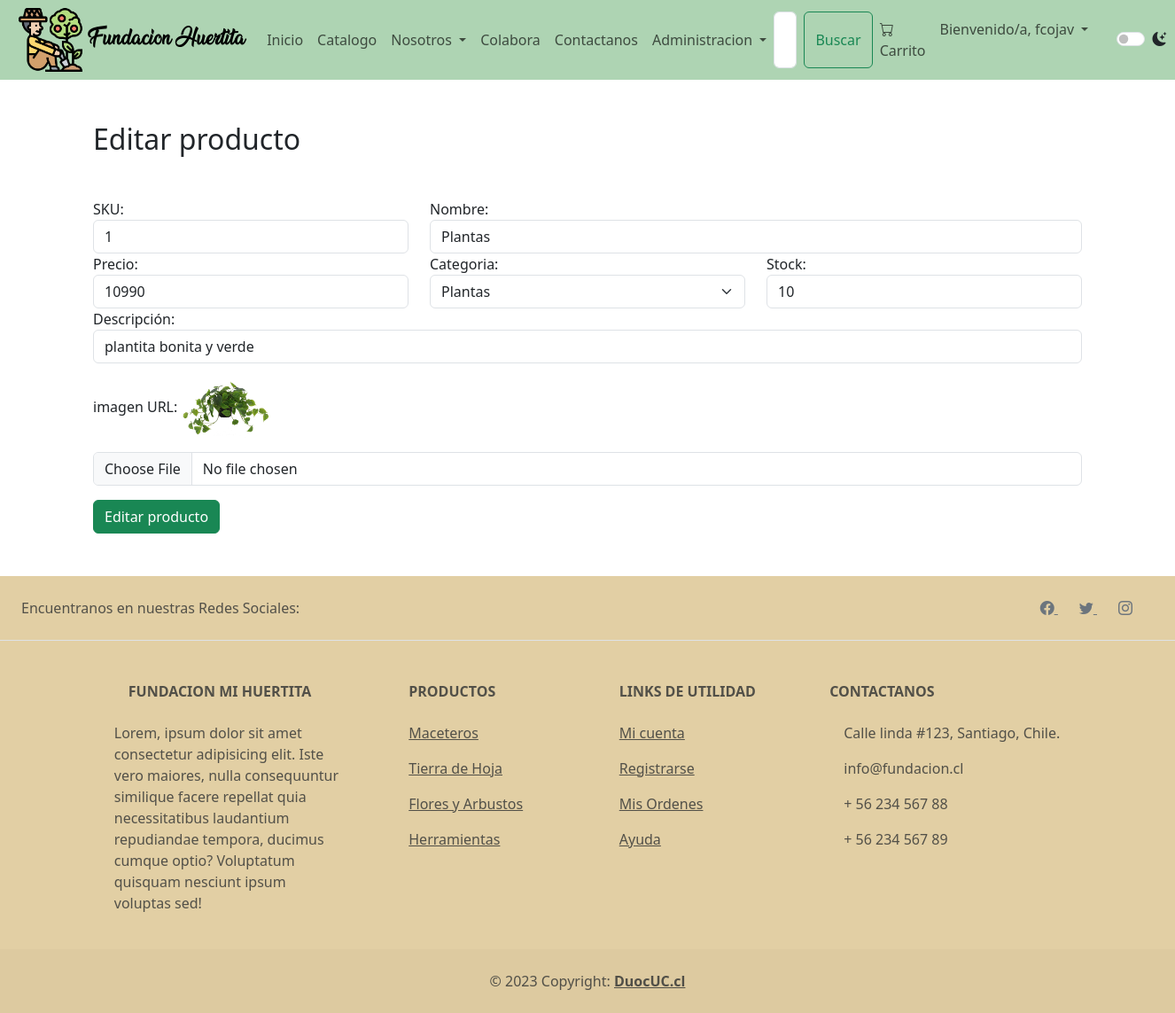
Screenshot of /editarProducto/1 (signed in) with the database file from the repository.
### apps/webHuertita/models.py (models this page shows, shortened)
class Usuario(AbstractUser):
    username = models.CharField(max_length=15, null=False)
    rut = models.CharField(max_length=10, primary_key=True)
    nombre = models.CharField(max_length=50, null=True)
    appaterno = models.CharField(max_length=50, null=True)
    apmaterno = models.CharField(max_length=50, null=True)
    genero = models.ForeignKey(Genero, on_delete=models.CASCADE,max_length=50, null=True)
    correo = models.EmailField(max_length=80, null=True)
    telefono = models.IntegerField(blank=True, null=True)
    celular = models.IntegerField(blank=True, null=True)
    contraseña = models.CharField(max_length=30, null=False)
    direccion = models.CharField(max_length=50, null=False)
    numero = models.IntegerField(blank=True, null=True)
    depto = models.IntegerField(blank=True, null=True)
    region = models.CharField(max_length=60, blank=True, null=True)
    ciudad = models.CharField(max_length=60, blank=True, null=True)
    comuna = models.CharField(max_length=60,blank=True, null=True)
    fecha_creacion = models.DateField(auto_now_add=True)
    img_perf = models.ImageField(upload_to='imagenesPerfiles')

class Producto(models.Model):
    id_producto = models.IntegerField(primary_key=True)
    nombre = models.CharField(max_length=50, null=False)
    precio = models.IntegerField(null=False)
    categoria_id = models.ForeignKey(Categoria,on_delete=models.CASCADE)
    stock = models.IntegerField(null=False)
    descripcion = models.CharField(max_length=150, null=False)
    img_url = models.ImageField(upload_to='imagenesProducto')
    fecha_agregar = models.DateField(auto_now_add=True)

### apps/webHuertita/views.py (the view)
# urls.py: path('editarProducto/<id>',views.cargarEditarProducto),
@login_required(login_url='login')
def cargarEditarProducto(request,id):
    producto = Producto.objects.get(id_producto = id)
    categorias = Categoria.objects.all()
    categoriaId = producto.categoria_id
    productoCategoriaId = Categoria.objects.get(id_categoria = categoriaId.id_categoria).id_categoria
    return render(request, "editarProducto.html",{"prod":producto,"cate":categorias,"categoriaId":productoCategoriaId})

### apps/webHuertita/context_processor.py (called while the page is built)
def total_carrito(request):
    total = 0
    if request.user.is_authenticated:
        if "carrito" in request.session.keys():
            for key, value in request.session["carrito"].items():
                total += int(value["acumulado"])
    return {"total_carrito": total}

### apps/webHuertita/templates/editarProducto.html (shortened to what this page needs)
{% extends './base.html' %}
{% block body %}
<div class="container mt-5 mb-5">
    <h2 class="mb-5">Editar producto</h2>
    <form action="/editarProductoForm" method="POST" enctype="multipart/form-data"> {% csrf_token %}
        <div class="row">
            <div class="col-md-4">
                <label for="txtSku">SKU:</label>
                <input readonly value="{{prod.id_producto}}" name="txtSku" id="txtSku" type="text" class="form-control">
            </div>
            <div class="col-md-8">
                <label for="txtNombre">Nombre:</label>
                <input value="{{prod.nombre}}" name="txtNombre" id="txtNombre" type="text" class="form-control">
            </div>
            <div class="col-md-4">
                <label for="txtPrecio">Precio:</label>
                <input value="{{prod.precio}}" name="txtPrecio" id="txtPrecio" type="text" class="form-control">
            </div>
            <div class="col-md-4">
                <label for="cmbCategoria">Categoria:</label>
                <select name="cmbCategoria" class="form-select" aria-label="Default select example">
                    {% for c in cate %}
                    <option {% if categoriaId == c.id_categoria  %} selected {% endif %} value="{{c.id_categoria}}">{{c.nombre_categoria}}</option>
                    {% endfor %}
                  </select>
            </div>
            <div class="col-md-4">
                <label for="txtStock">Stock:</label>
                <input value="{{prod.stock}}" name="txtStock" id="txtStock" type="text" class="form-control">
            </div>
            <div class="col-md-12">
                <label for="txtDescripcion">Descripción:</label>
                <input value="{{prod.descripcion}}" name="txtDescripcion" id="txtDescripcion" type="text" class="form-control">
            </div>
            <div class="col-md-12">
                <label for="txtImagen">imagen URL: </label>
                <img src="{{prod.img_url.url}}" alt="" height="100">
                <input name="txtImg" id="txtImg" type="file" class="form-control">
            </div>
        </div>
        <button class="btn btn-success mt-3">Editar producto</button>
    </form>
</div>
{% endblock %}

### apps/webHuertita/templates/base.html (shortened to what this page needs)
{% load static %}
<!DOCTYPE html>
<html lang="es">
<head>
    <link rel="stylesheet" href="https://cdn.jsdelivr.net/npm/bootstrap-icons@1.10.3/font/bootstrap-icons.css">
    <link href="https://cdn.jsdelivr.net/npm/bootstrap@5.3.0-alpha1/dist/css/bootstrap.min.css" rel="stylesheet">
    <link rel="stylesheet" href="{% static 'CSS/Style.css' %}">
</head>
  <nav class="navbar navbar-expand-lg bg-miColor">
    <div class="container-fluid">
      <img src="{% static 'IMG/main.png' %}" alt="Logo" width="80" height="74" class="d-inline-block align-text-top mx-lg-2" >
        <a class="navbar-brand" href="/index">Fundacion Huertita</a>
        <div class="collapse navbar-collapse" id="navbarSupportedContent">
            <ul class="navbar-nav me-auto mb-2 mb-lg-0">
                <li class="nav-item">
                    <a class="nav-link " aria-current="page" href="/index">Inicio</a>
                </li>
                <li class="nav-item">
                  <a class="nav-link " aria-current="page" href="/catalogo">Catalogo</a>
              </li>
                <li class="nav-item dropdown">
                    <a class="nav-link dropdown-toggle" href="#" role="button" data-bs-toggle="dropdown" aria-expanded="false">
                        Nosotros
                    </a>
                </li>
                <li class="nav-item">
                    <a class="nav-link " aria-current="page" href="/colabora">Colabora</a>
                </li>
                <li class="nav-item">
                    <a class="nav-link " aria-current="page" href="/contactanos">Contactanos</a>
                </li>
    {% if user.is_authenticated and user.is_superuser %}
    <li class="nav-item dropdown">
        <a class="nav-link dropdown-toggle" href="#" role="button" data-bs-toggle="dropdown" aria-expanded="false">
            Administracion
        </a>
    </li>
{% endif %}
            </ul>
            <div class="navbar-nav">
              <form class="d-flex me-auto" role="search">
                  <input class="form-control me-2" type="search" placeholder="Buscar..." aria-label="Buscar">
                  <button id="buscar" class="btn btn-outline-success" type="submit">Buscar</button>
              </form>
              <ul class="navbar-nav ms-auto me-4">
                <div class="navbar-nav">
                  <a class="nav-link" href="#" id="carritoPopover" role="button" data-bs-toggle="popover" data-bs-placement="bottom" data-bs-content="Contenido del carrito">
                    <i class="bi bi-cart"></i> Carrito
                </a>
    </div>
                  {% if user.is_authenticated %}
                      <li class="nav-item dropdown">
                          <a class="nav-link dropdown-toggle" href="#" role="button" data-bs-toggle="dropdown" aria-expanded="false">
                              Bienvenido/a, {{ user.username }}
                          </a>
                      </li>
                  {% endif %}
              </ul>
          </div>
          </div>
          <div class="form-check form-switch">
            <input class="form-check-input" type="checkbox" role="switch" id="modoOscuro">
            <i class="bi bi-moon-stars-fill"></i>
        </div>
          </div>
      </nav>
      {%block body%}
      {% endblock %}
<footer class="text-center text-lg-start text-muted" style="background-color: #e2cfa4;">
  <section class="d-flex justify-content-center justify-content-lg-between p-4 border-bottom">
    <div class="me-5 d-none d-lg-block">
      <span>Encuentranos en nuestras Redes Sociales:</span>
    </div>
    <div>
      <a href="" class="me-4 link-secondary">
        <i class="bi bi-facebook"></i>
      </a>
      <a href="" class="me-4 link-secondary">
        <i class="bi bi-twitter"></i>
      </a>
      <a href="" class="me-4 link-secondary">
        <i class="bi bi-instagram"></i>
      </a>
    </div>
  </section>
  <section class="">
    <div class="container text-center text-md-start mt-5">
      <div class="row mt-3">
        <div class="col-md-3 col-lg-4 col-xl-3 mx-auto mb-4">
          <h6 class="text-uppercase fw-bold mb-4">
            Fundacion Mi huertita
          </h6>
          <p>
            Lorem, ipsum dolor sit amet consectetur adipisicing elit. Iste vero maiores, nulla consequuntur similique facere repellat quia necessitatibus laudantium repudiandae tempora, ducimus cumque optio? Voluptatum quisquam nesciunt ipsum voluptas sed!
          </p>
        </div>
        <div class="col-md-2 col-lg-2 col-xl-2 mx-auto mb-4">
          <h6 class="text-uppercase fw-bold mb-4">
            Productos
          </h6>
          <p>
            <a href="#!" class="text-reset">Maceteros</a>
          </p>
          <p>
            <a href="#!" class="text-reset">Tierra de Hoja</a>
          </p>
          <p>
            <a href="#!" class="text-reset">Flores y Arbustos</a>
          </p>
          <p>
            <a href="#!" class="text-reset">Herramientas</a>
          </p>
        </div>
        <div class="col-md-3 col-lg-2 col-xl-2 mx-auto mb-4">
          <h6 class="text-uppercase fw-bold mb-4">
            Links de Utilidad
          </h6>
          <p>
            <a href="#" class="text-reset">Mi cuenta</a>
          </p>
          <p>
            <a href="#!" class="text-reset">Registrarse</a>
          </p>
          <p>
            <a href="#!" class="text-reset">Mis Ordenes</a>
          </p>
          <p>
            <a href="#!" class="text-reset">Ayuda</a>
          </p>
        </div>
        <div class="col-md-4 col-lg-3 col-xl-3 mx-auto mb-md-0 mb-4">
          <h6 class="text-uppercase fw-bold mb-4">Contactanos</h6>
          <p> Calle linda #123, Santiago, Chile.</p>
          <p>
            info@fundacion.cl
          </p>
          <p> + 56 234 567 88</p>
          <p> + 56 234 567 89</p>
        </div>
      </div>
    </div>
  </section>
  <div class="text-center p-4" style="background-color: rgba(0, 0, 0, 0.025);">
    © 2023 Copyright:
    <a class="text-reset fw-bold" href="#">DuocUC.cl</a>
  </div>
</footer>
</body>
</html>

### apps/webHuertita/static/CSS/Style.css (style rules this page uses)
.navbar-brand { font-family: miFuente; }
.bg-miColor { background-color: rgb(174, 212, 179); }
.navbar { height: 50%; }

### rows the page displays
Usuario: username "fcojav"
Producto: txtSku "1", txtNombre "Plantas", txtPrecio "10990", txtStock "10", txtDescripcion "plantita bonita y verde", img_url (picture)

### other values shown
form field cmbCategoria "Plantas"
